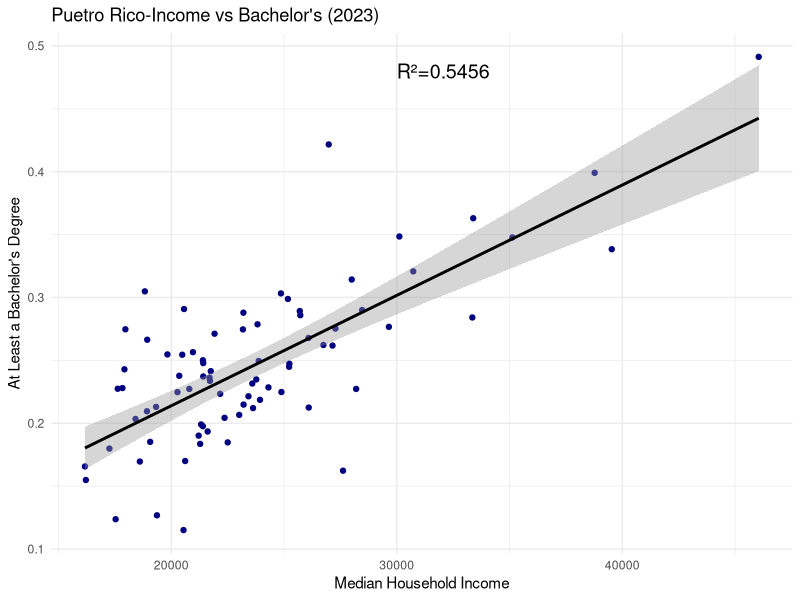

Write the R code that produced this figure.
#Exercise 4
#Michael Manolakis - Econ 256 Data Vis - CRN 86179
#12 February 2025

#set working directory; checker for dependent directory
if (Sys.info()['sysname'] == "Windows") {
  if (Sys.info()['nodename'] == "DegreeLaptop" || Sys.getenv('USERNAME') == "Degree Laptop") { 
    setwd("C:/Users/Degree Laptop/Desktop/Spring 2025/3 - Econ 256 (Data Vis)/exercise4")} 
  else if (Sys.info()['nodename'] == "Michael" || Sys.getenv('USERNAME') == "Michael") { 
    setwd("C:/Users/Michael/Desktop/Spring 2025/3 - Econ 256/R Studio Files/Econ256/exercise4")}
} else if (Sys.info()['sysname'] == "Linux") {
  setwd("~/Desktop/R Files/Econ256/exercise4")
} else if (Sys.info()['sysname'] == "Darwin") {
  setwd("~/Desktop/Spring 2025/3 - Econ 256")}
#Last line above is for macOS

#install.packages(c("ggplot2", "dplyr", "tidyverse"))
library(tidyverse)

mydata<-read_csv("Puetro_Rico_Income+Education.csv")
#Removing unnecessary categories from mydata into mydata2
mydata2<-select(mydata,Geo_FIPS,Geo_NAME,starts_with("SE"))
#Renaming categories from mydata2 into mydata3
mydata3<-rename(mydata2, "Population"=SE_A00001_001,
                "Median Income"=SE_A14006_001,
                "Population Over 25"=SE_A12002_001,
                "Less than High School"=SE_A12002_002,
                "High School Grad"=SE_A12002_003,
                "Some College"=SE_A12002_004,
                "Bachelor Grad"=SE_A12002_005,
                "Masters Grad"=SE_A12002_006,
                "Professional Degree"=SE_A12002_007,
                "PhD"=SE_A12002_008)

#line to remove municipio from the names of the counties/areas in Puerto Rico
mydata3<-mydata3%>%
  mutate(Geo_NAME=str_replace(Geo_NAME, regex(" municipio", 
                                              ignore_case = TRUE), ""))

mydata3<-mydata3%>%
  mutate(Bach.Per=`Bachelor Grad`/`Population Over 25`,
         Mas.Per=`Masters Grad`/`Population Over 25`,
         Pro.Per=`Professional Degree`/`Population Over 25`,
         PhD.Per=PhD/`Population Over 25`)

summary(mydata3)

mydata3<- mydata3%>%
  mutate(AtLeastBach.Per=Bach.Per+Mas.Per+Pro.Per+PhD.Per)

#scatter plot for median income vs bachelor's
ggplot(mydata3, aes(x=`Median Income`, y=AtLeastBach.Per)) +
  geom_point(color="Navy")+
  labs(title = "Puetro Rico-Income vs Bachelor's (2023)",
       x = "Median Household Income",
       y = "At Least a Bachelor's Degree")+
  theme_minimal()+
  #adding in r^2 value
  annotate('text',x=30000,y=0.48,label=paste0('R²=',round(summary(lm(
    `Median Income`~AtLeastBach.Per,data=mydata3))$r.squared,4)),size=5,hjust=0)+ 
  #adding regression line with 95% confidence interval
  geom_smooth(method='lm',se=TRUE,color='black')

# Create a summary table with the highest and lowest counties for each category
education_summary<-bind_rows(
  mydata3%>% 
    arrange(desc(Bach.Per))%>%
    slice(1)%>% mutate(Category="Highest Bachelor's"),
  mydata3%>% 
    arrange(Bach.Per)%>% 
    slice(1)%>% mutate(Category="Lowest Bachelor's"),
  mydata3%>%
    arrange(desc(Mas.Per))%>% 
    slice(1)%>% mutate(Category = "Highest Master's"),
  mydata3%>% 
    arrange(Mas.Per)%>% 
    slice(1)%>% mutate(Category = "Lowest Master's"),
  mydata3%>% 
    arrange(desc(Pro.Per))%>% 
    slice(1)%>% mutate(Category = "Highest Professional"),
  mydata3%>% 
    arrange(Pro.Per)%>% 
    slice(1)%>% mutate(Category = "Lowest Professional"),
  mydata3%>% 
    arrange(desc(PhD.Per))%>% 
    slice(1)%>% mutate(Category = "Highest PhD"),
  mydata3%>% 
    arrange(PhD.Per)%>% 
    slice(1)%>% mutate(Category = "Lowest PhD"))%>% 
  select(Category, Geo_NAME, Bach.Per, Mas.Per, Pro.Per, PhD.Per)

max_bach_share <- max(mydata3$AtLeastBach.Per, na.rm = TRUE)
min_bach_share <- min(mydata3$AtLeastBach.Per, na.rm = TRUE)

# Print the summary table
print(education_summary)

#please switch to plots to see the graph, assuming you ran all the code at once
#
#For the education variable you just created, what is the maximum value among
#your counties? what is the minimum value?
#The highest percentages of Bachelor's, Master's, and Professional degrees are 
#in Guaynabo.
#The highest percentage of PhDs is in Vieques.
#The lowest Bachelor's share is in Vieques, while Master's and PhD lowest shares 
#are in Culebra.
#
#What county in your state has the highest share of people with at least a 
#bachelor’s degree?
# The county with the most Bachelor’s degree holders (not percent) is San Juan.
